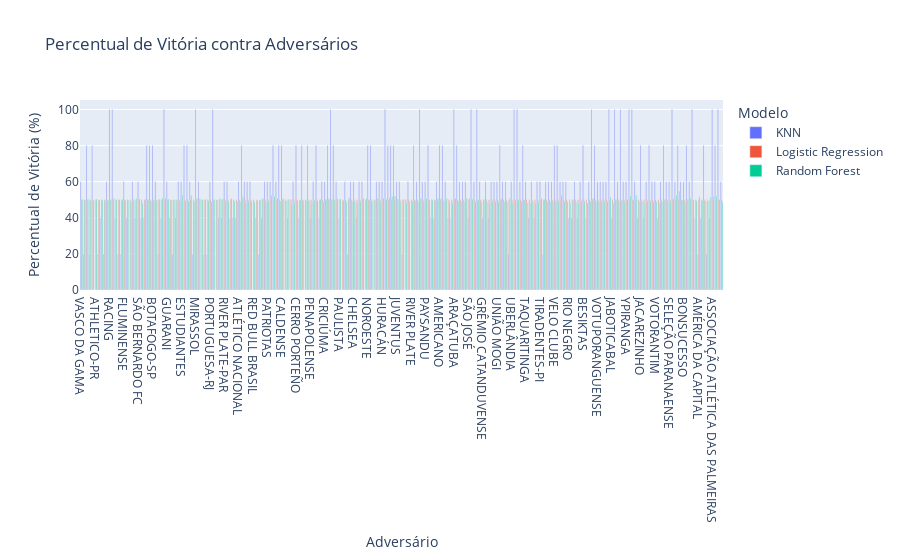

Notebook cell for this chart:
### Markdown cell above
# Visualizing data

### Code cell
# Collect data for the graph
dados_grafico = []
for adversario in adversarios_com_suficientes_dados:
    percentuais_vitoria = treinar_e_prever_para_adversario(adversario, jogos_df)
    if percentuais_vitoria is not None:
        for modelo, percentual in percentuais_vitoria.items():
            if percentual is not None:
                dados_grafico.append({'Adversário': adversario, 'Modelo': modelo, 'Percentual de Vitória': percentual})

# Create the graph
df_grafico = pd.DataFrame(dados_grafico)
fig = px.bar(df_grafico, x='Adversário', y='Percentual de Vitória', color='Modelo',
            title='Percentual de Vitória contra Adversários',
            labels={'Percentual de Vitória': 'Percentual de Vitória (%)', 'Adversário': 'Adversário'},
            barmode='group')
fig.show()

### Figure 1 — Plotly figure (JSON) as saved in the notebook; plotly's stock layout.template omitted (floating-point values rounded to 4 significant figures; data arrays with more than 128 entries replaced by an {"elided": "..."} marker saying what was removed)
{"data": [{"alignmentgroup": "True", "hovertemplate": "Modelo=KNN<br>Adversário=%{x}<br>Percentual de Vitória (%)=%{y}<extra></extra>", "legendgroup": "KNN", "marker": {"color": "#636efa", "pattern": {"shape": ""}}, "name": "KNN", "offsetgroup": "KNN", "orientation": "v", "showlegend": true, "textposition": "auto", "type": "bar", "x": {"elided": "224 str values"}, "xaxis": "x", "y": {"elided": "224 float values"}, "yaxis": "y"}, {"alignmentgroup": "True", "hovertemplate": "Modelo=Logistic Regression<br>Adversário=%{x}<br>Percentual de Vitória (%)=%{y}<extra></extra>", "legendgroup": "Logistic Regression", "marker": {"color": "#EF553B", "pattern": {"shape": ""}}, "name": "Logistic Regression", "offsetgroup": "Logistic Regression", "orientation": "v", "showlegend": true, "textposition": "auto", "type": "bar", "x": {"elided": "224 str values"}, "xaxis": "x", "y": {"elided": "224 int values"}, "yaxis": "y"}, {"alignmentgroup": "True", "hovertemplate": "Modelo=Random Forest<br>Adversário=%{x}<br>Percentual de Vitória (%)=%{y}<extra></extra>", "legendgroup": "Random Forest", "marker": {"color": "#00cc96", "pattern": {"shape": ""}}, "name": "Random Forest", "offsetgroup": "Random Forest", "orientation": "v", "showlegend": true, "textposition": "auto", "type": "bar", "x": {"elided": "224 str values"}, "xaxis": "x", "y": {"elided": "224 float values"}, "yaxis": "y"}], "layout": {"barmode": "group", "legend": {"title": {"text": "Modelo"}, "tracegroupgap": 0}, "title": {"text": "Percentual de Vitória contra Adversários"}, "xaxis": {"anchor": "y", "domain": [0, 1], "title": {"text": "Adversário"}}, "yaxis": {"anchor": "x", "domain": [0, 1], "title": {"text": "Percentual de Vitória (%)"}}}}
